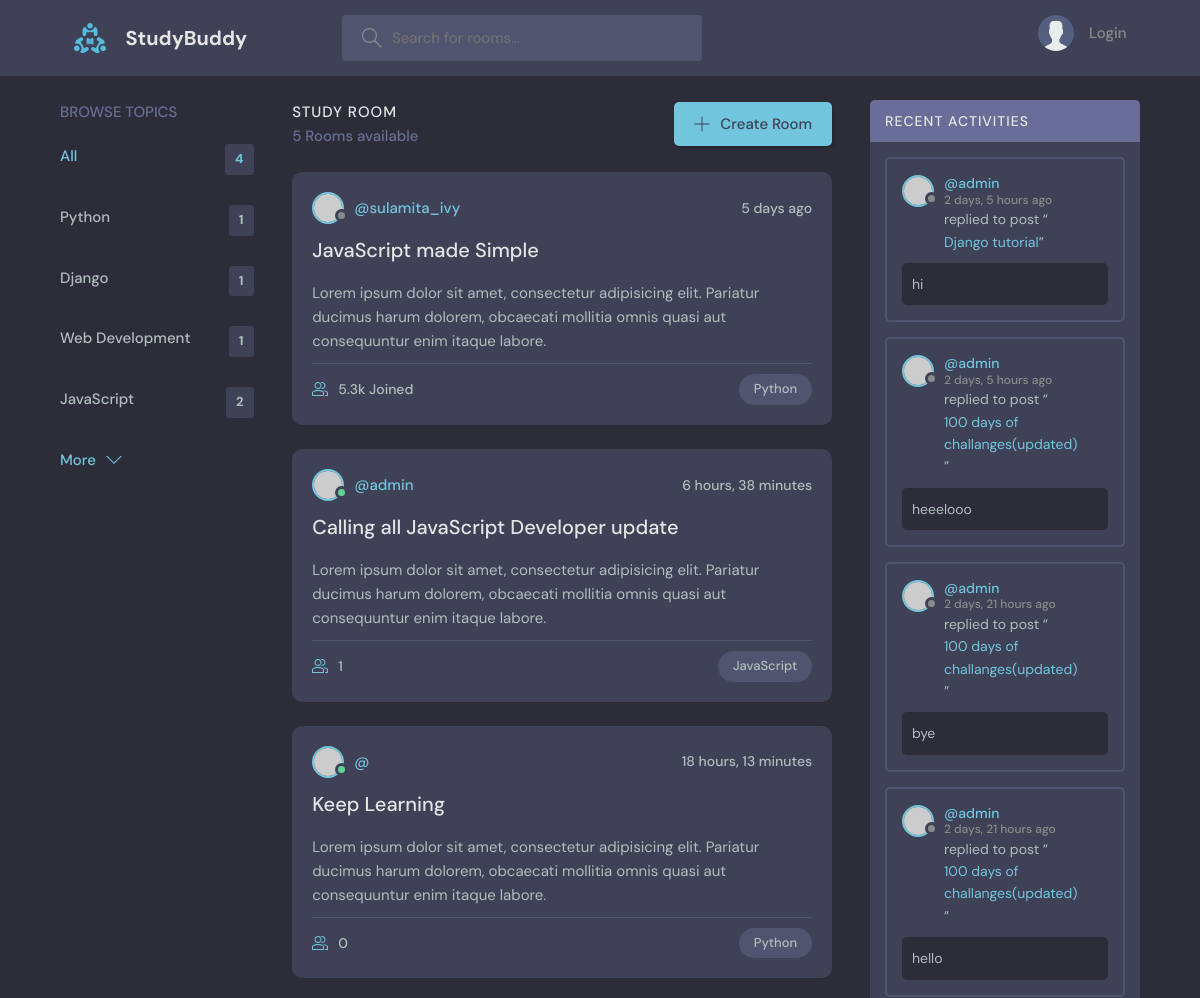
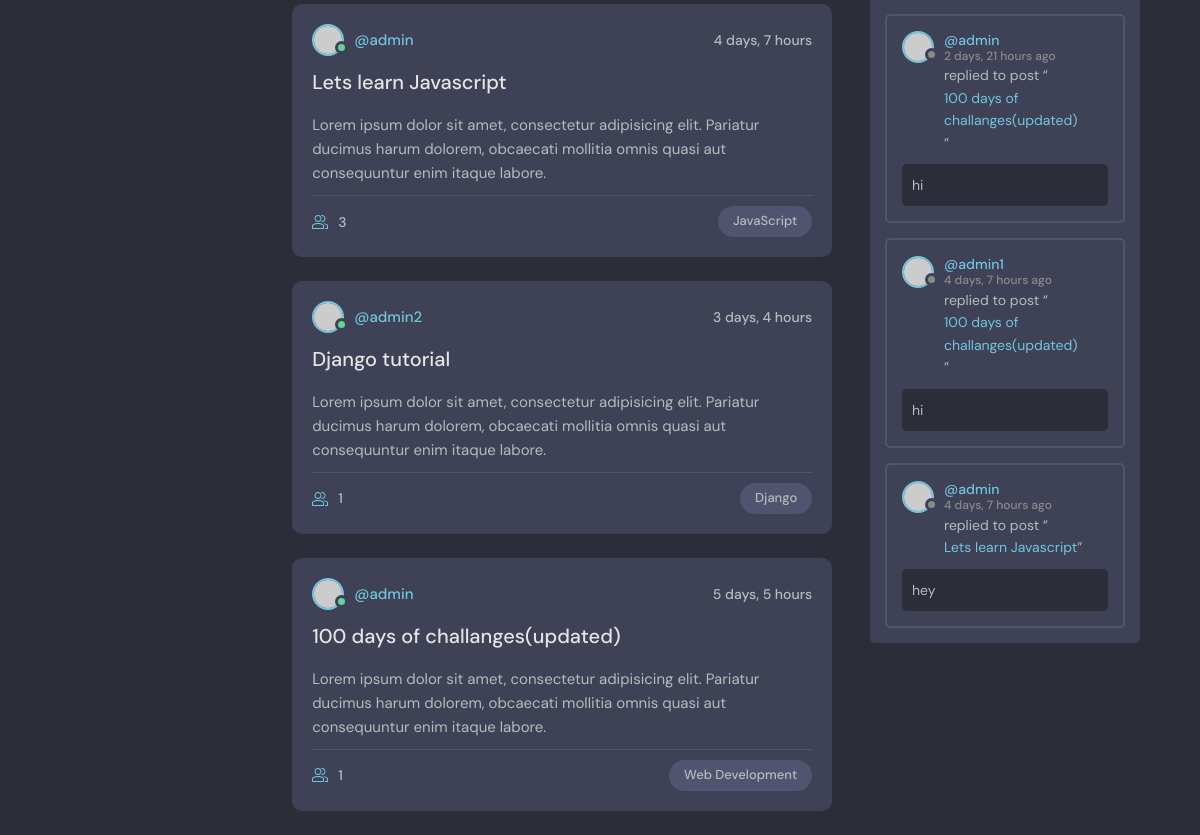
The page / on the database its author committed (2 pictures, top to bottom).
### base/models.py (models this page shows, shortened)
class Topic(models.Model):
    name = models.CharField(max_length=200)

class Room(models.Model):
    host = models.ForeignKey(User, on_delete=models.SET_NULL,   null=True)
    topic = models.ForeignKey(Topic, on_delete=models.SET_NULL, null = True)
    name = models.CharField(max_length=200)
    description = models.TextField(null=True, blank=True)
    perticipants = models.ManyToManyField(User, related_name='participants', blank=True)
    updated = models.DateTimeField(auto_now=True)
    created = models.DateTimeField(auto_now_add=True)
    class Meta:
        ordering = ['-updated', '-created']
    def __str__(self):
        return self.name

class Message(models.Model):
    user = models.ForeignKey(User, on_delete=models.CASCADE)
    room = models.ForeignKey(Room, on_delete=models.CASCADE)
    body = models.TextField()
    updated = models.DateTimeField(auto_now=True)
    created = models.DateTimeField(auto_now_add=True)
    class Meta:
        ordering = ['-updated', '-created']

### base/views.py (the view)
# urls.py: path('', views.home, name='home'),
def home(request):
    q = request.GET.get('q') if request.GET.get('q') != None else ''
    rooms = Room.objects.filter(Q(topic__name__contains=q) | Q(name__icontains=q) | Q(description__icontains=q))
    room_count = rooms.count()
    topics = Topic.objects.all()
    room_messages = Message.objects.filter(Q(room__topic__name__icontains = q))
    context = {'rooms': rooms, 'topics':topics, 'room_count':room_count, 'room_messages': room_messages}
    return render(request, 'base/home.html', context)

### base/templates/base/home.html (shortened to what this page needs)
{% extends "main.html" %}
{% block content %}
    <main class="layout layout--3">
      <div class="container">
        {% include "base/topics_component.html" %}
        <div class="roomList">
          <div class="roomList__header">
            <div>
              <h2>Study Room</h2>
              <p>{{rooms.count}} Rooms available</p>
            </div>
            <a class="btn btn--main" href="{% url 'create-room' %}">
              <svg version="1.1" xmlns="http://www.w3.org/2000/svg" width="32" height="32" viewBox="0 0 32 32">
                <title>add</title>
                <path
                  d="M16.943 0.943h-1.885v14.115h-14.115v1.885h14.115v14.115h1.885v-14.115h14.115v-1.885h-14.115v-14.115z"
                ></path>
              </svg>
              Create Room
            </a>
          </div>
          <div class="roomListRoom">
            <div class="roomListRoom__header">
              <a href="profile.html" class="roomListRoom__author">
                <div class="avatar avatar--small">
                  <img src="https://randomuser.me/api/portraits/women/11.jpg" />
                </div>
                <span>@sulamita_ivy</span>
              </a>
              <div class="roomListRoom__actions">
                <span>5 days ago</span>
              </div>
            </div>
            <div class="roomListRoom__content">
              <a href="room.html">JavaScript made Simple</a>
              <p>
                Lorem ipsum dolor sit amet, consectetur adipisicing elit. Pariatur ducimus harum dolorem, obcaecati
                mollitia omnis quasi aut consequuntur enim itaque labore.
              </p>
            </div>
            <div class="roomListRoom__meta">
              <a href="room.html" class="roomListRoom__joined">
                5.3k Joined
              </a>
              <p class="roomListRoom__topic">Python</p>
            </div>
          </div>
          {% include "base/feed_component.html" %}
        </div>
        {% include "base/activity_component.html" %}
      </div>
    </main>
{% endblock content %}

### base/templates/base/topics_component.html
<div class="topics">
  <div class="topics__header">
    <h2>Browse Topics</h2>
  </div>
  <ul class="topics__list">
    <li>
      <a href="{% url 'home' %}" class="active">All <span>{{topics.count}}</span></a>
    </li>
    {% for topic in topics %}
      <li>
        <a href="{% url 'home' %}?q={{topic.name}}"> {{topic.name}} <span>{{topic.room_set.all.count}}</span></a>
      </li>
    {% endfor %}
  </ul>
  <a class="btn btn--link" href="topics.html">
    More
    <svg version="1.1" xmlns="http://www.w3.org/2000/svg" width="32" height="32" viewBox="0 0 32 32">
      <title>chevron-down</title>
      <path d="M16 21l-13-13h-3l16 16 16-16h-3l-13 13z"></path>
    </svg>
  </a>
</div>

### base/templates/base/feed_component.html (shortened to what this page needs)
{% for room in rooms %}
<div class="roomListRoom">
  <div class="roomListRoom__header">
    <a href="{% url 'user-profile' 1 %}" class="roomListRoom__author">
      <div class="avatar avatar--small active">
        <img src="https://randomuser.me/api/portraits/men/11.jpg" />
      </div>
      <span>@{{ room.host.username }}</span>
    </a>
    <div class="roomListRoom__actions">
      <span>{{ room.created|timesince }}</span>
    </div>
  </div>
  <div class="roomListRoom__content">
    <a href="{% url 'room' room.id %}">{{ room.name }}</a>
    <p>
      Lorem ipsum dolor sit amet, consectetur adipisicing elit. Pariatur ducimus harum dolorem, obcaecati
      mollitia omnis quasi aut consequuntur enim itaque labore.
    </p>
  </div>
  <div class="roomListRoom__meta">
    <a class="roomListRoom__joined">
      {{room.perticipants.all.count}}
    </a>
    <p class="roomListRoom__topic">{{room.topic.name}}</p>
  </div>
</div>
{% endfor %}

### base/templates/base/activity_component.html (shortened to what this page needs)
<div class="activities">
  <div class="activities__header">
    <h2>Recent Activities</h2>
  </div>
  {% for message in  room_messages %}
  <div class="activities__box">
    <div class="activities__boxHeader roomListRoom__header">
      <a href="{% url 'user-profile' message.user.id %}" class="roomListRoom__author">
        <div class="avatar avatar--small">
          <img src="https://randomuser.me/api/portraits/women/11.jpg" />
        </div>
        <p>
          @{{message.user}}
          <span>{{message.created|timesince}} ago</span>
        </p>
      </a>
    </div>
    <div class="activities__boxContent">
      <p>replied to post “<a href="{% url 'room' message.room.id %}">{{message.room}}</a>”</p>
      <div class="activities__boxRoomContent">
        {{message.body}}
      </div>
    </div>
  </div>
  {% endfor %}
</div>

### rows shown on the page
Topic: name "Python", room_set.all.count "1"
Topic: name "Django", room_set.all.count "1"
Topic: name "Web Development", room_set.all.count "1"
Topic: name "JavaScript", room_set.all.count "2"
Room: host.username "admin", created "6 hours, 38 minutes", name "Calling all JavaScript Developer update", perticipants.all.count "1", topic.name "JavaScript"
Room: created "18 hours, 13 minutes", name "Keep Learning", perticipants.all.count "0", topic.name "Python"
Room: host.username "admin", created "4 days, 7 hours", name "Lets learn Javascript", perticipants.all.count "3", topic.name "JavaScript"
Room: host.username "admin2", created "3 days, 4 hours", name "Django tutorial", perticipants.all.count "1", topic.name "Django"
Room: host.username "admin", created "5 days, 5 hours", name "100 days of challanges(updated)", perticipants.all.count "1", topic.name "Web Development"
Message: user "admin", created "2 days, 5 hours", room "Django tutorial", body "hi"
Message: user "admin", created "2 days, 5 hours", room "100 days of challanges(updated)", body "heeelooo"
Message: user "admin", created "2 days, 21 hours", room "100 days of challanges(updated)", body "bye"
Message: user "admin", created "2 days, 21 hours", room "100 days of challanges(updated)", body "hello"
Message: user "admin", created "2 days, 21 hours", room "100 days of challanges(updated)", body "hi"
Message: user "admin1", created "4 days, 7 hours", room "100 days of challanges(updated)", body "hi"
Message: user "admin", created "4 days, 7 hours", room "Lets learn Javascript", body "hey"

### other values the page prints
{{ topics.count }} "4"
{{ rooms.count }} "5"
